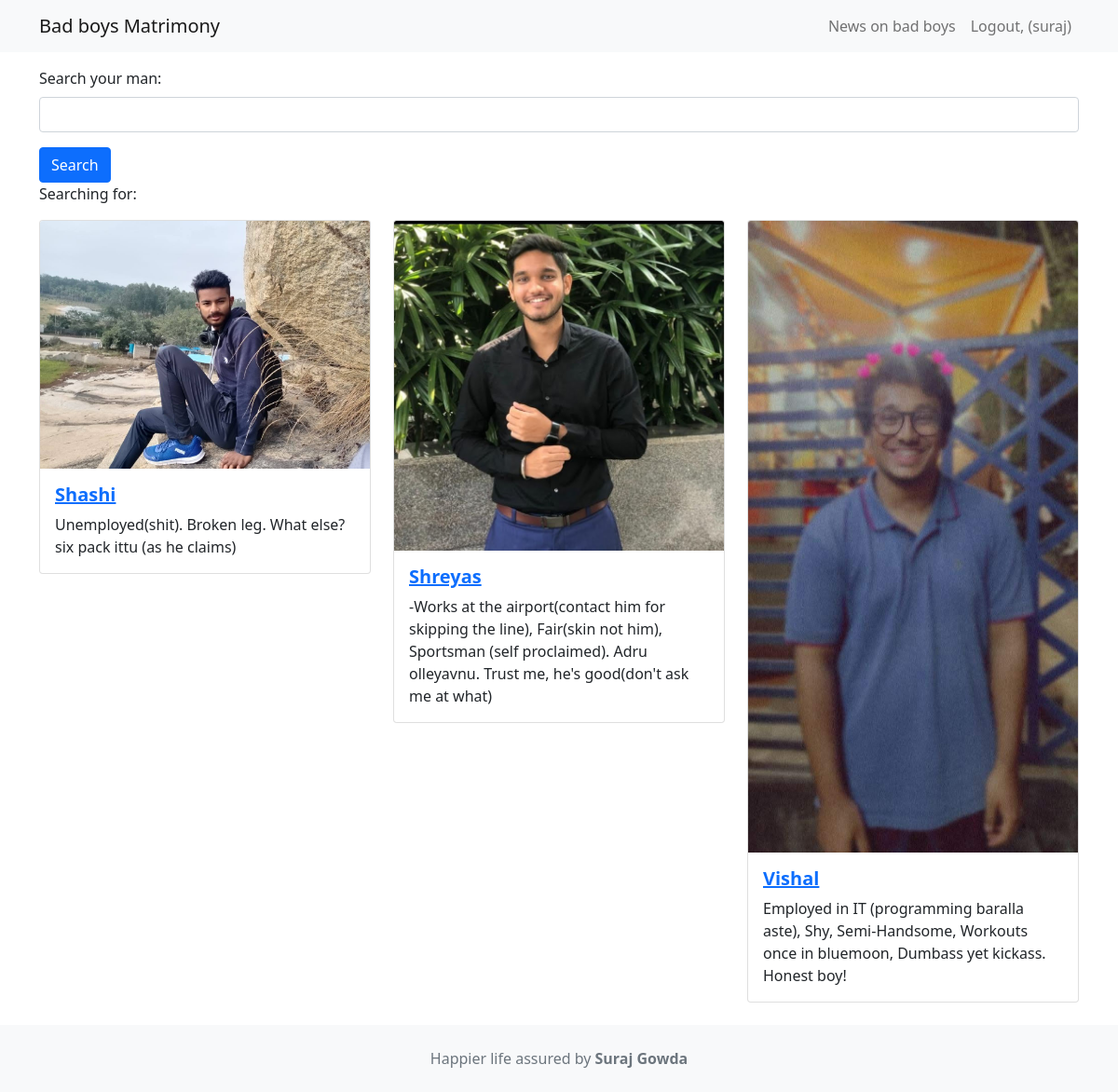
The app's page / (signed in) with its own data.
### movie/models.py (models this page shows, shortened)
class Movie (models.Model):
    title = models.CharField(max_length=100)
    description = models.CharField(max_length=250)
    image = models.ImageField(upload_to='movie/images/')
    url = models.URLField(blank=True)

### movie/views.py (the view)
# urls.py: path('', v.index, name='index'),
def index(request):
    searchTerm=request.GET.get('searchMovie')
    if searchTerm:
        movies=Movie.objects.filter(title__icontains=searchTerm)
    else:
        movies=Movie.objects.all()
    return render(request, 'index.html', {'name': searchTerm, 'movies': movies})

### movie/templates/index.html (shortened to what this page needs)
{% extends 'base.html' %}
{% block content %}
 <form action="">
 <div class="mb-3">
 <label class="form-label">Search your man:</label>
 <input type="text" name="searchMovie" class="form-control" />
 </div>
 <button type="submit" class="btn btn-primary">Search </button>
 </form>
 <p>Searching for: {{ searchTerm }}</p>
 <div class="row row-cols-1 row-cols-md-3 g-4">
 {% for movie in movies %}
 <div v-for="movie in movies" class="col">
 <div class="card">
 <img class="card-img-top" src="{{ movie.image.url }}" />
 <div class="card-body">
    <a href="{% url 'detail' movie.id %}"><h5 class="card-title fw-bold">{{ movie.title }}</h5></a>
 <p class="card-text">{{ movie.description }}</p>
</div>
</div>
</div>
{% endfor %}
</div>
{% endblock content %}

### moviereview/templates/base.html (shortened to what this page needs)
<!DOCTYPE html>
<html>
 <head>
 <link href="https://cdn.jsdelivr.net/npm/bootstrap@5.1.1/dist/css/bootstrap.min.css" rel="stylesheet" />
 </head>
 <body>
    <nav class="navbar navbar-expand-lg navbar-light bg-light mb-3">
    <div class="container">
    <a class="navbar-brand" href="{% url 'index' %}">Bad boys Matrimony</a>
    <div class="collapse navbar-collapse" id="navbarNavAltMarkup">
    <div class="navbar-nav ms-auto">
        <a class="nav-link" href="{% url 'news' %}">News on bad boys</a>
        {% if user.is_authenticated %}
        <a class="nav-link" href="{% url 'logoutaccount' %}">Logout, ({{ user.username }})</a>
        {% else %}
        <a class="nav-link" href="{% url 'loginaccount' %}">Login</a>
        <a class="nav-link" href="{% url 'signupaccount' %}">Sign Up</a>
        {% endif %}
        </div>
        </div>
        </div>
        </nav>
        <div class="container">
        {% block content %}
        {% endblock content %}
        </div>
        <footer class="text-center text-lg-start bg-light text-muted mt-4">
             <div class="text-center p-4">Happier life assured by <a class="text-reset fw-bold text-decoration-none" target="_blank" href="#">Suraj Gowda</a></div>
 </footer>
        </body>
       </html>

### records on screen
Movie: image (picture), title "Shashi", description "Unemployed(shit). Broken leg. What else? six pack ittu (as he claims)"
Movie: image (picture), title "Shreyas", description "-Works at the airport(contact him for skipping the line), Fair(skin not him), Sportsman (self proclaimed). Adru olleyavnu. Trust me, he's good(don't ask me at what)"
Movie: image (picture), title "Vishal", description "Employed in IT (programming baralla aste), Shy, Semi-Handsome, Workouts once in bluemoon, Dumbass yet kickass. Honest boy!"

### other values on screen
{{ user.username }} "suraj"
